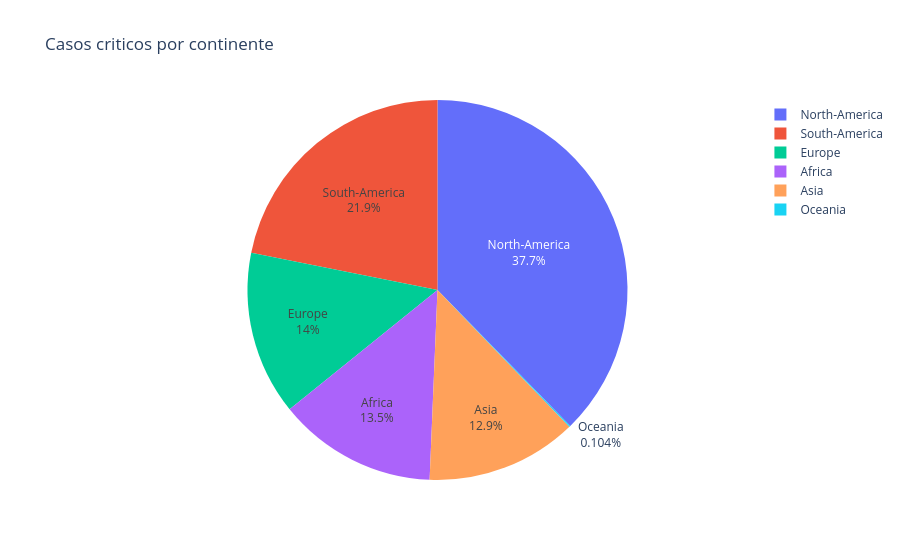

Write notebook code for a chart like this one.
### Code cell
grafico = px.pie(tabela, names="continent", values="cases.critical", title=f"Casos criticos por continente")
grafico.update_traces(textinfo='percent+label')
grafico.show()

### Figure 1 — Plotly figure (JSON) as saved in the notebook; plotly's stock layout.template omitted (floating-point values rounded to 4 significant figures)
{"data": [{"domain": {"x": [0, 1], "y": [0, 1]}, "hovertemplate": "continent=%{label}<br>cases.critical=%{value}<extra></extra>", "labels": ["North-America", "North-America", "Africa", "Africa", "Africa", "Africa", "Africa", "North-America", "North-America", "North-America", "Africa", "North-America", "North-America", "Africa", "South-America", "Asia", "Asia", "Asia", "Asia", "Africa", "Africa", "Africa", "Africa", "South-America", "Africa", "Asia", "South-America", "North-America", "Asia", "Asia", "Europe", "Europe", "Europe", "North-America", "Asia", "South-America", "North-America", "Africa", "Europe", "South-America", "Asia", "North-America", "Europe", "South-America", "Europe", "Asia", "Europe", "Europe", "Oceania", "South-America", "North-America"], "legendgroup": "", "name": "", "showlegend": true, "textinfo": "percent+label", "type": "pie", "values": [4.0, 4.0, 1.0, 5.0, 2.0, 6.0, 2.0, 1.0, 4.0, 1.0, 1.0, 3.0, 2.0, 23.0, 6.0, 25.0, 23.0, 131.0, 3.0, 1.0, 11.0, 12.0, 11.0, 31.0, 122.0, 16.0, 18.0, 4.0, 59.0, 24.0, 23.0, 19.0, 22.0, 5.0, 74.0, 220.0, 16.0, 192.0, 61.0, 7.0, 11.0, 99.0, 2.0, 4.0, 21.0, 4.0, 231.0, 22.0, 3.0, 342.0, 940.0]}], "layout": {"legend": {"tracegroupgap": 0}, "title": {"text": "Casos criticos por continente"}}}
